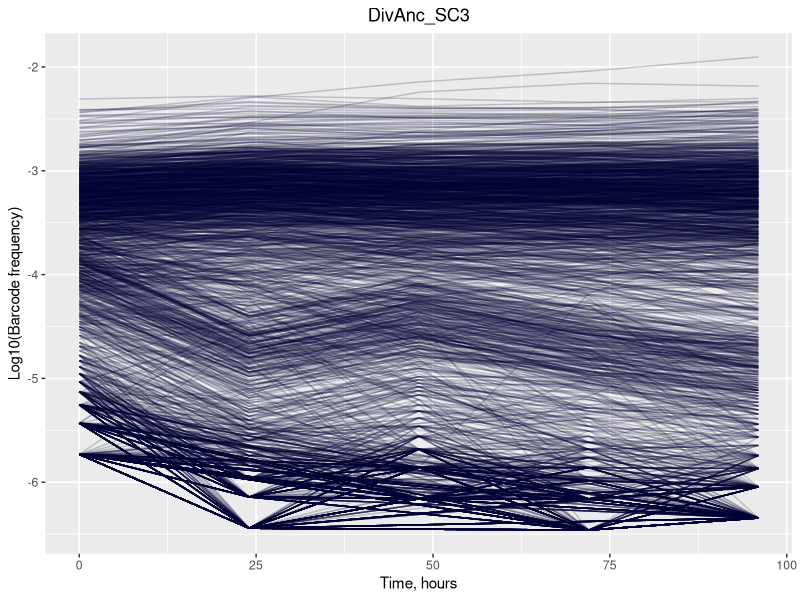
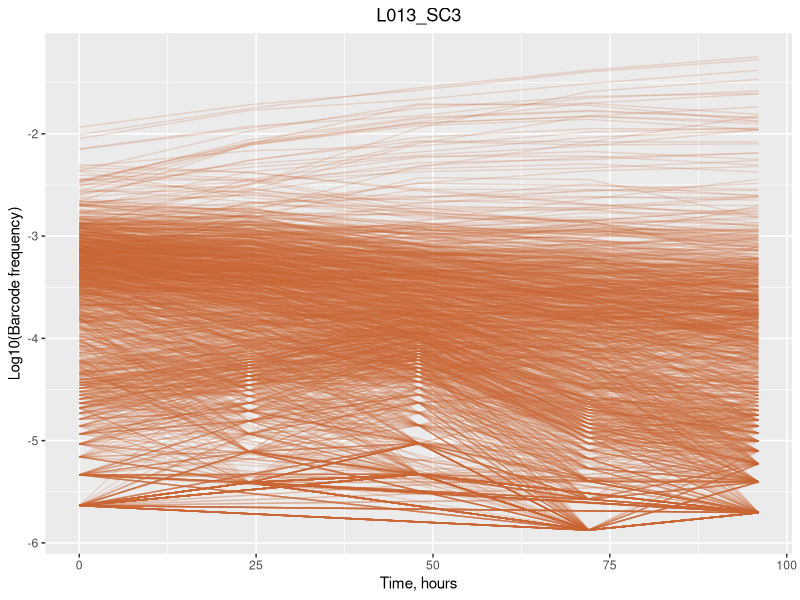
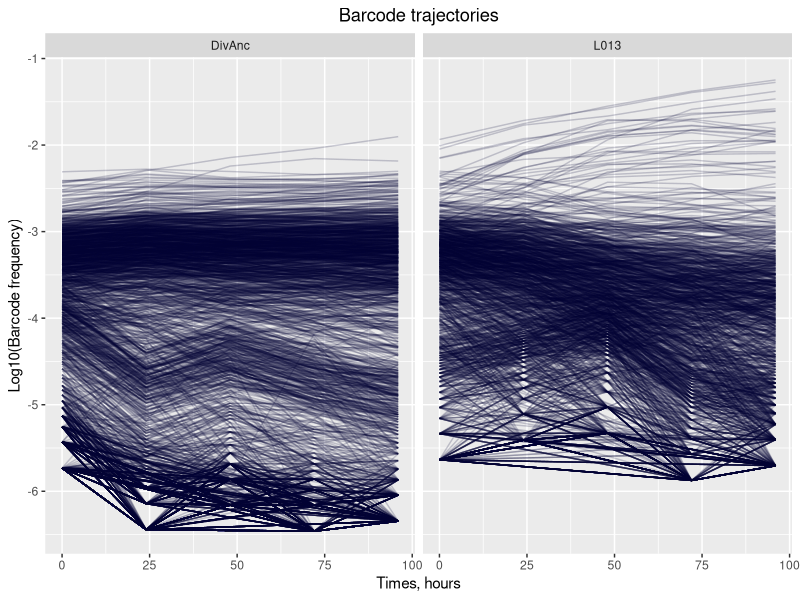
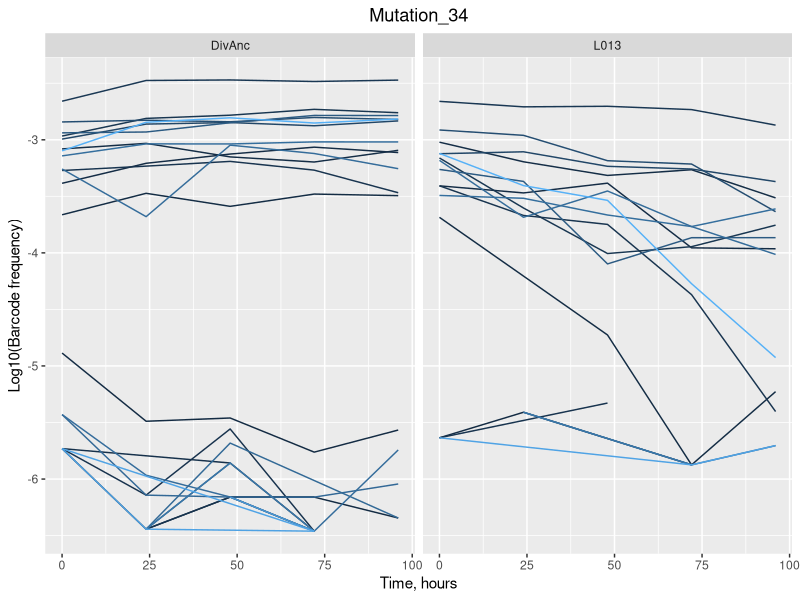
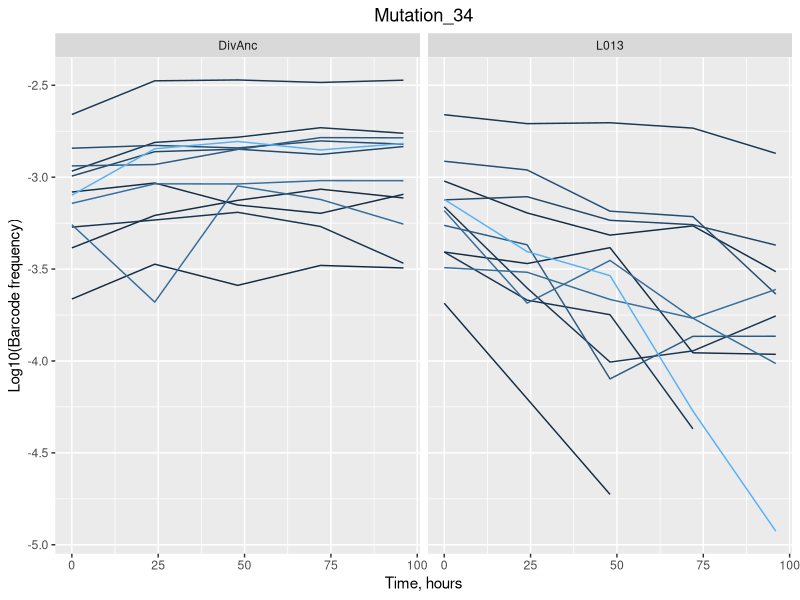
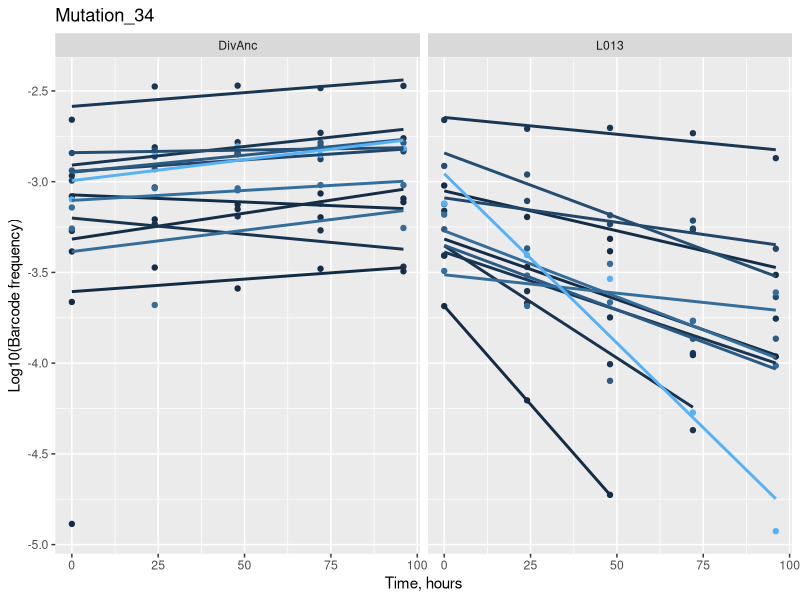
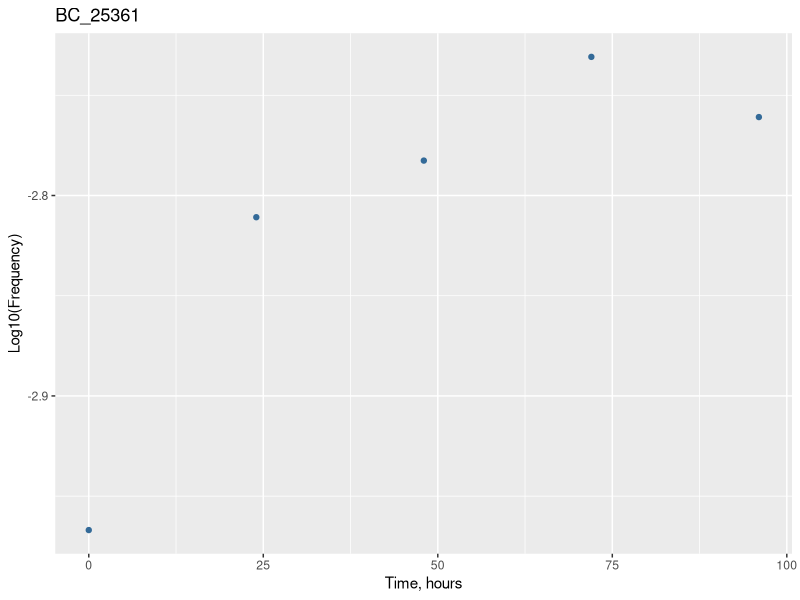
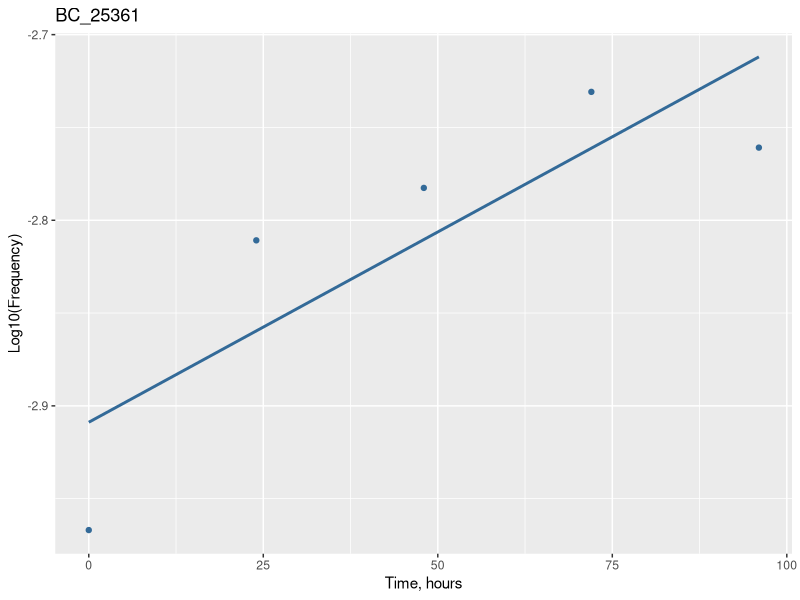

The R script that drew these images, in order: (Note: this script raises an error after producing the figures.)
## ---- chunk 1
knitr::opts_chunk$set(echo = TRUE)
## ---- chunk 2
library(tidyr)
library(dplyr)
library(ggplot2)
library(readr)
## ---- chunk 3
exp_data <- read.csv("Experimental_results.csv")
head(exp_data)
## ---- chunk 4
exp_data <- select(exp_data, -X)
head(exp_data)
## ---- chunk 5
Mut_str_env <- select(exp_data, Mut_ID, Strain, Environment)
head(Mut_str_env)
## ---- chunk 6
exp_rearranged <- gather(exp_data, Generation, Frequency, H_0:H_96)
head(exp_rearranged)
## ---- chunk 7
table_for_graph <- separate(exp_rearranged, Generation, into=c("H", "Time"))
head(table_for_graph)
## ---- chunk 8
table_for_graph <- select(table_for_graph, -H)
head(table_for_graph)
## ---- chunk 9
table_cleaned <- na.omit(table_for_graph)
table_cleaned$Time <- as.numeric(table_cleaned$Time)
head(table_cleaned)
## ---- chunk 10
DivAnc <- filter(table_cleaned, table_cleaned$Strain == "DivAnc")
L013 <- filter(table_cleaned, table_cleaned$Strain == "L013")
## ---- chunk 11
DivAnc_plot = ggplot(DivAnc) + geom_line(aes(x = Time, y= Frequency, group = BC_ID), alpha = 0.2, colour = "#000033") +ggtitle("DivAnc_SC3") + theme(plot.title = element_text(hjust = 0.5)) +xlab("Time, hours") + ylab("Log10(Barcode frequency)")
DivAnc_plot
## ---- chunk 12
L013_plot = ggplot(L013) + geom_line(aes(x = Time, y= Frequency, group = BC_ID), alpha = 0.2, colour = "#CC6633") +ggtitle("L013_SC3") + theme(plot.title = element_text(hjust = 0.5)) +xlab("Time, hours") + ylab("Log10(Barcode frequency)")
L013_plot
## ---- chunk 13
ggplot(table_cleaned) + geom_line(aes(x= Time, y= Frequency, group = BC_ID), alpha = 0.2, colour = "#000033") +facet_grid(.~Strain) +ggtitle("Barcode trajectories") +theme(plot.title = element_text(hjust = 0.5)) +xlab("Times, hours") + ylab("Log10(Barcode frequency)")
## ---- chunk 14
mut34 <- filter(table_cleaned, table_cleaned$Mut_ID == "34")
mut34
## ---- chunk 15
ggplot(mut34,aes(Time, Frequency, group=BC_ID, color=BC_ID))+geom_line()+theme(legend.position="none")+facet_grid(.~Strain)+ggtitle("Mutation_34")+xlab("Time, hours") + ylab("Log10(Barcode frequency)")+theme(plot.title = element_text(hjust = 0.5))
## ---- chunk 16
mut34_f <- filter(mut34, mut34$Frequency> (-5))
mut34_f
## ---- chunk 17
ggplot(mut34_f,aes(Time, Frequency, group=BC_ID, color=BC_ID))+geom_line()+theme(legend.position="none")+facet_grid(.~Strain)+ggtitle("Mutation_34")+xlab("Time, hours") + ylab("Log10(Barcode frequency)")+theme(plot.title = element_text(hjust = 0.5))
## ---- chunk 18
ggplot(mut34_f,aes(Time, Frequency, colour = BC_ID, group=BC_ID))+geom_point()+geom_smooth(se = FALSE, method = "lm")+facet_grid(.~Strain)+theme(legend.position="none")+ggtitle(paste("Mutation",34, sep="_"))+xlab("Time, hours")+ ylab("Log10(Barcode frequency)")
## ---- chunk 19
BC_25361<-filter(mut34_f, mut34_f$BC_ID=="25361", mut34_f$Strain=="DivAnc")
BC_25361
## ---- chunk 20
BC_plot = ggplot(BC_25361, aes(Time, Frequency, colour = BC_ID))+geom_point() +theme(legend.position = "none") +ggtitle("BC_25361")+xlab("Time, hours") +ylab("Log10(Frequency)")
BC_plot
## ---- chunk 21
ggplot(BC_25361,aes(Time, Frequency, colour = BC_ID))+geom_point()+geom_smooth(se = FALSE, method = "lm")+theme(legend.position="none")+ggtitle("BC_25361")+xlab("Time, hours") + ylab("Log10(Frequency)")
## ---- chunk 22
BC_plot_lm = BC_plot + geom_smooth(se = FALSE, method = "lm")
BC_plot_lm
## ---- chunk 23
regression_model <- lm(Frequency~Time, BC_25361)
summary_data <- summary(regression_model)
summary_data
## ---- chunk 24
#Time Slope
Time <- summary_data$coefficients[2]
Time
#Intercept
Intercept <- summary_data$coefficients[1]
Intercept
## ---- chunk 25
data_header = matrix(data = NA, nrow = 1, ncol = 7)
        data_header[1]="Mut_ID"
        data_header[2]="BC_ID"
        data_header[3]="Strain"
        data_header[4]="Slope"
        data_header[5]="Intercept"
        data_header[6]="R^2"
write.table(data_header, "~/Documents/UCSD/2018 Spring Quarter/BIMM 143/BIMM143_github/Lecture 16/Tnseq_practice_output.csv", append = FALSE, sep = ",", eol = "\n", dec = ".", row.names = FALSE, col.names = FALSE)
